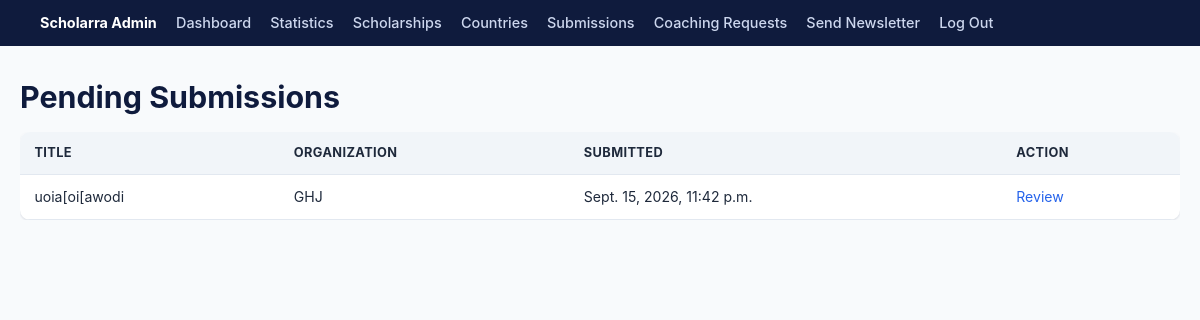
/dashboard/submissions/ (signed in), run on the app's committed database.
### myapp/models.py (models this page shows, shortened)
class ScholarshipSubmission(models.Model):
    STATUS_CHOICES = [
        ("pending", "Pending Review"),
        ("approved", "Approved"),
        ("rejected", "Rejected"),
    ]
    organization_name = models.CharField(max_length=200)
    contact_email = models.EmailField()
    title = models.CharField(max_length=200)
    country_name = models.CharField(max_length=100)
    degree_level = models.CharField(max_length=20, choices=Scholarship.DEGREE_LEVEL_CHOICES)
    funding_type = models.CharField(max_length=10, choices=Scholarship.FUNDING_TYPE_CHOICES)
    deadline = models.DateField()
    description = models.TextField()
    eligibility = models.TextField()
    required_documents = models.TextField(blank=True)
    application_link = models.URLField()
    status = models.CharField(max_length=10, choices=STATUS_CHOICES, default="pending")
    submitted_at = models.DateTimeField(auto_now_add=True)

### myapp/views.py (the view)
# urls.py: path('dashboard/submissions/', views.admin_submission_list, name='admin_submission_list'),
@login_required
def admin_submission_list(request):
    submissions = ScholarshipSubmission.objects.filter(status="pending").order_by('-submitted_at')
    context = {"submissions": submissions}
    return render(request, "myapp/admin_submission_list.html", context)

### myapp/context_processors.py (called while the page is built)
def site_contact(request):
    return {
        "site_contact_email": settings.ADMIN_EMAIL,
    }

### myapp/templates/myapp/admin_submission_list.html (shortened to what this page needs)
{% extends "myapp/dashboard_base.html" %}
{% block content %}
<h1>Pending Submissions</h1>
<div class="table-wrap">
<table>
    <tr><th>Title</th><th>Organization</th><th>Submitted</th><th>Action</th></tr>
    {% for submission in submissions %}
    <tr>
        <td>{{ submission.title }}</td>
        <td>{{ submission.organization_name }}</td>
        <td>{{ submission.submitted_at }}</td>
        <td><a href="{% url 'admin_submission_review' submission.pk %}">Review</a></td>
    </tr>
    {% empty %}
    <tr><td colspan="4">No pending submissions.</td></tr>
    {% endfor %}
</table>
</div>
{% endblock %}

### myapp/static/myapp/style.css (style rules this page uses)
:root { --navy: #0f1b3d; --navy-light: #16234a; --blue: #2563eb; --blue-dark: #1d4ed8; --gold: #f5a623; --slate: #1e293b; --slate-light: #475569; --bg: #f8fafc; --card-bg: #ffffff; --border: #e2e8f0; --danger: #dc2626; --success: #16a34a; --radius: 10px; --shadow: 0 1px 3px rgba(15, 27, 61, 0.08), 0 1px 2px rgba(15, 27, 61, 0.06); --shadow-hover: 0 4px 12px rgba(15, 27, 61, 0.12); --max-width: 1160px; }
* { box-sizing: border-box; }
body { margin: 0; font-family: -apple-system, BlinkMacSystemFont, "Segoe UI", Roboto, Helvetica, Arial, sans-serif; background: var(--bg); color: var(--slate); line-height: 1.55; }
a { color: var(--blue); text-decoration: none; }
h1, h2, h3 { color: var(--navy); line-height: 1.25; margin: 0 0 0.5em; }
h1 { font-size: 1.9rem; }
table { width: 100%; border-collapse: collapse; background: var(--card-bg); border-radius: var(--radius); overflow: hidden; box-shadow: var(--shadow); }
th, td { padding: 0.7rem 0.9rem; text-align: left; border-bottom: 1px solid var(--border); font-size: 0.88rem; }
th { background: #f1f5f9; color: var(--slate); font-size: 0.8rem; text-transform: uppercase; letter-spacing: 0.03em; }
.table-wrap { overflow-x: auto; }

### data on the page
ScholarshipSubmission: title "uoia[oi[awodi", organization_name "GHJ", submitted_at "Sept. 15, 2026, 11:42 p.m."
